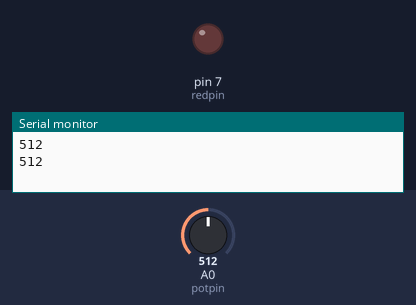
Bench run of a sketch on a simulated Arduino Uno, built with avr-gcc and run on an emulated ATmega328P. Parts: output pins drawn as LEDs (lit = HIGH), the last lines printed to the serial monitor. The test bench sets the inputs (shaded band); at power-on: A0 (potpin) = 512.

Above: at 1.8 s.
1.9 s: A0 (potpin) set to 985
4.2 s: A0 (potpin) set to 1008
At 6.8 s:
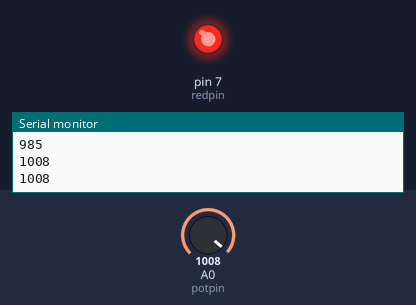
7.5 s: A0 (potpin) set to 990
At 10.2 s:
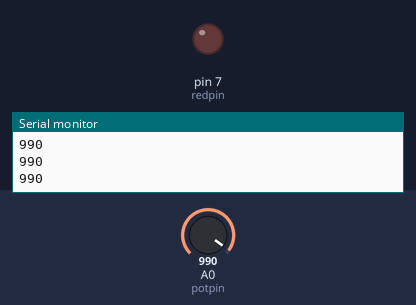
10.5 s: A0 (potpin) set to 1010
At 12.6 s:
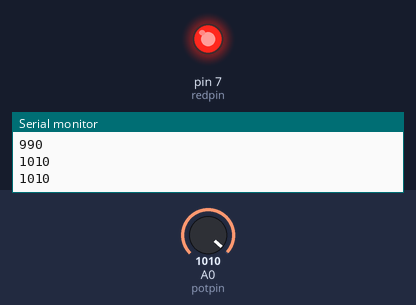
Timing chart, 0 to 14.1 s (numbered marks = the images above; inputs shaded):
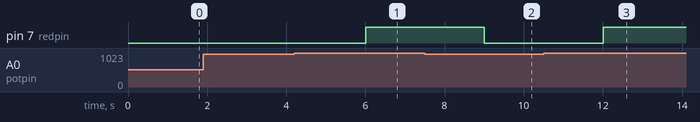

Measured:
- the behaviour switches between 1000 and 1001 on A0 (potpin) (found by bisection; images 0 and 1)
- after the input at 4.2 s, pin 7 (redpin): LOW → HIGH after 1.8 s
- after the input at 7.5 s, pin 7 (redpin): HIGH → LOW after 1.5 s
- after the input at 10.5 s, pin 7 (redpin): LOW → HIGH after 1.5 s

The sketch:

while_loop__EmoMech_.ino
```cpp
int potval;
int potpin=A0;
int redpin=7;
int delayt=1000;

void setup(){

  Serial.begin(9600);
  pinMode(redpin,OUTPUT);
  pinMode(potpin,INPUT);
}

void loop(){

  potval=analogRead(potpin);
  Serial.println(potval);
  delay(delayt);

  while(potval>1000){

  digitalWrite(redpin,HIGH);
  potval=analogRead(potpin);
  Serial.println(potval);
  delay(delayt);
  }

  digitalWrite(redpin,LOW);
}
```
